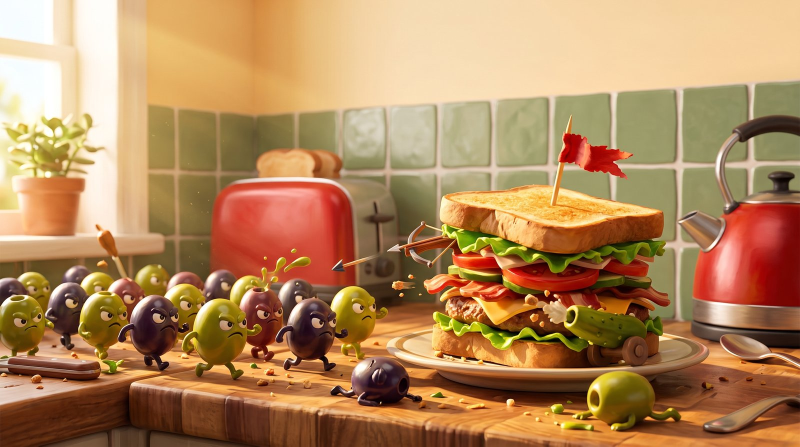
#> input picture game/img/title.jpg, 1600 x 893 px (shown at 1/2 size)
$ python mkpairs.py ../../game/img/title.jpg ../../game/img/title.jpg ../../game/img/title.jpg ../../game/img/title.jpg 5
#> lines starting #> are read from the running program, lines starting #| are printed output that depends on the picture
#> `c = Image.new('RGB', (585 * 2 + 30, 1266 + 60), (18, 18, 18))`: c: PIL image 1200x1326 RGB; every value is 18
# Portrait blind pairs at phone size: A | B, side shuffled, key written OUTSIDE the critic folder.
import sys, json, random, glob, os
from PIL import Image, ImageDraw, ImageFont
mine, ref, out, key = sys.argv[1], sys.argv[2], sys.argv[3], sys.argv[4]
M = sorted(glob.glob(mine)); R = sorted(glob.glob(ref)); n = min(len(M), len(R))
random.seed(int(sys.argv[5]) if len(sys.argv) > 5 else 7); random.shuffle(R)
os.makedirs(out, exist_ok=True); K = {}
font = ImageFont.truetype('/System/Library/Fonts/Supplemental/Arial Bold.ttf', 34)
def fit(p):
#> called with p = '../../game/img/title.jpg'
    im = Image.open(p).convert('RGB'); w, h = im.size; t = 390 / 844
#> in fit, im is the input picture: PIL image 1600x893 RGB; mean R, G, B 178.6, 136, 91.8
#> after `w, h = im.size`: w = 1600; h = 893
    if w / h > t: nw = int(h * t); im = im.crop(((w - nw) // 2, 0, (w - nw) // 2 + nw, h))
#> after `nw = int(h * t)`: nw = 412
#> after `im = im.crop(((w - nw) // 2, 0, (w - nw) // 2 + nw, h))`:
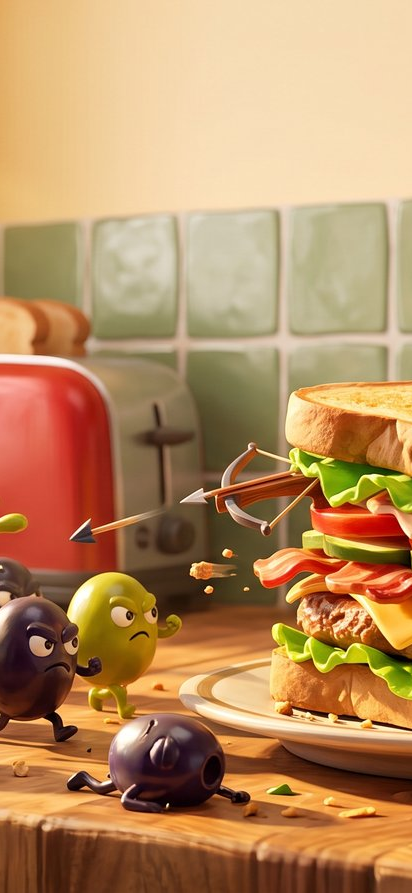
#> im: PIL image 412x893 RGB; mean R, G, B 183.8, 141.3, 96.7
    else: nh = int(w / t); im = im.crop((0, (h - nh) // 2, w, (h - nh) // 2 + nh))
    return im.resize((585, 1266))
for i in range(n):
    a, b = (M[i], R[i]) if random.random() < 0.5 else (R[i], M[i])
    c = Image.new('RGB', (585 * 2 + 30, 1266 + 60), (18, 18, 18)); d = ImageDraw.Draw(c)
    c.paste(fit(a), (0, 60)); c.paste(fit(b), (615, 60)); d.text((10, 10), 'A', fill='white', font=font); d.text((625, 10), 'B', fill='white', font=font)
#> after `c.paste(fit(a), (0, 60))`:
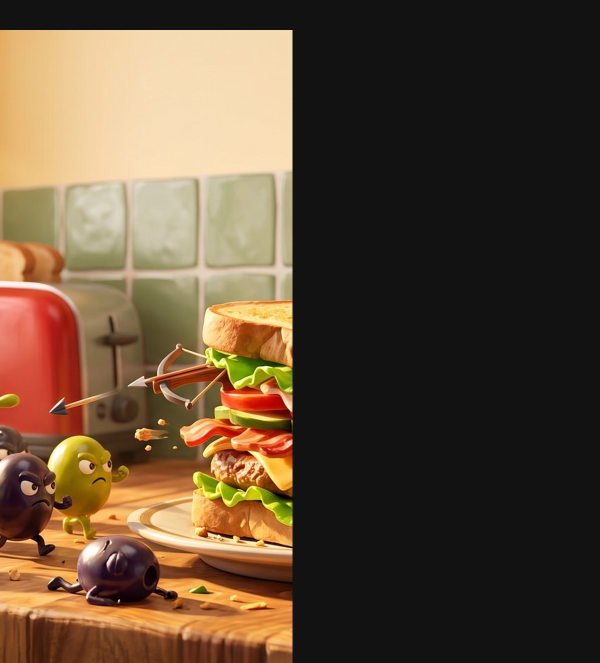
#> c: PIL image 1200x1326 RGB (shown at 1/2 size); mean R, G, B 95.2, 75.4, 54.6
#> after `c.paste(fit(b), (615, 60))`:
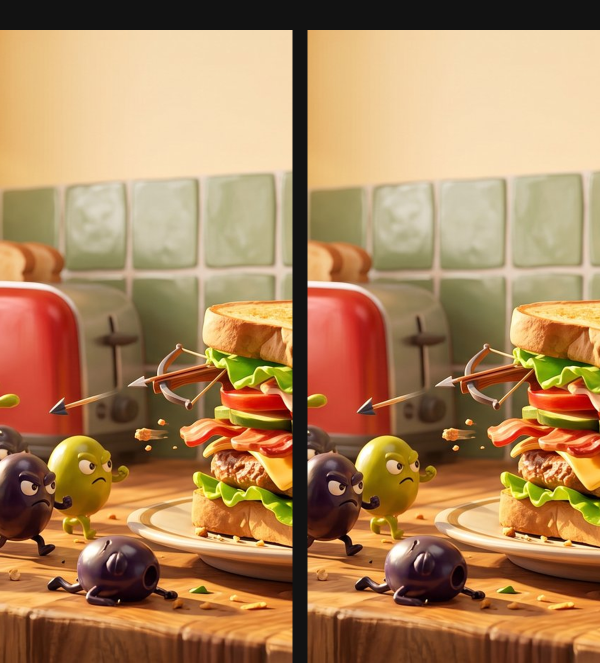
#> c: PIL image 1200x1326 RGB (shown at 1/2 size); mean R, G, B 172.3, 132.7, 91.3
    c.save(f'{out}/pair_{i+1:02d}.png'); K[f'pair_{i+1:02d}'] = {'A': os.path.basename(a), 'B': os.path.basename(b), 'mine': 'A' if a in M else 'B'}
json.dump(K, open(key, 'w'), indent=1); print(n, 'pairs')
